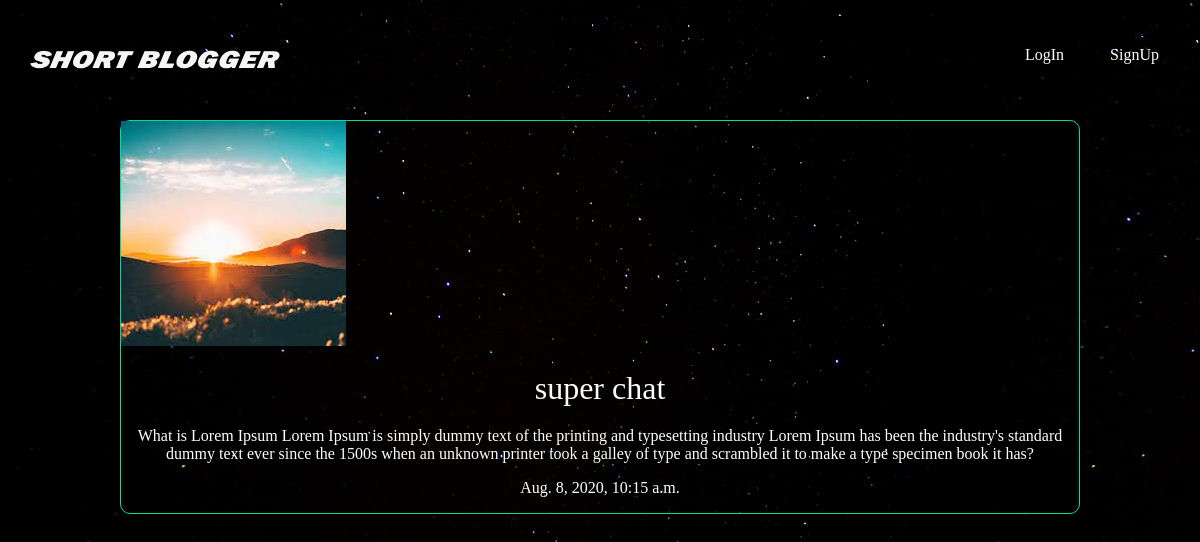
Page /articles/super-chat/ on the committed database.
### articles/models.py (models this page shows, shortened)
class Article(models.Model):
    title = models.CharField(max_length = 100)
    slug = models.SlugField()
    body = models.TextField()
    date = models.DateTimeField(auto_now_add= True)
    thumb = models.ImageField(default ='default.png',blank = True)
    author = models.ForeignKey(User,on_delete=models.CASCADE,default = None)

### articles/views.py (the view)
# urls.py: url(r'^(?P<slug>[\w-]+)/$',views.article_details,name="detail"),
def article_details(request,slug):
    article = Article.objects.get(slug = slug)
    return render(request,'articles/article_detail.html',{'article':article})

### articles/templates/articles/article_detail.html
{% extends 'base_layout.html'%}
{% block content %}
<div class="article-detail">
    <div class="article">
        <img src="{{article.thumb.url}}"/>
            <h2>{{article.title}}</h2>
            <p>{{article.body}}</p>
            <p>{{article.date}}</p>
    </div>
</div>
{%endblock%}

### assets/styles.css (style rules this page uses)
body { background-color: #0f121f; background-image:url(stars.jpg); color: #fff; }
body * { font-family: Ubuntu; }
h1,h2,h3,h4,h5 { font-weight: normal; margin: 0; }
.article { padding:10px; border:1px solid #00dba0; border-radius: 10px; position:relative; padding-bottom:40px; }
.article-detail .article { padding:0; }
.article-detail .article img { max-width:100%; }
.article-detail .article h2 { text-align:center; margin:20px auto; font-size:2em; }
.article-detail .article p { text-align:center }

### rows in the picture
Article: thumb (picture), title "super chat", body "What is Lorem Ipsum Lorem Ipsum is simply dummy text of the printing and typesetting industry Lorem Ipsum has been the industry's standard dummy text ever since the 1500s when an unknown printer took a galley of type and scrambled it to make a type specimen book it has?", date "Aug. 8, 2020, 10:15 a.m."
